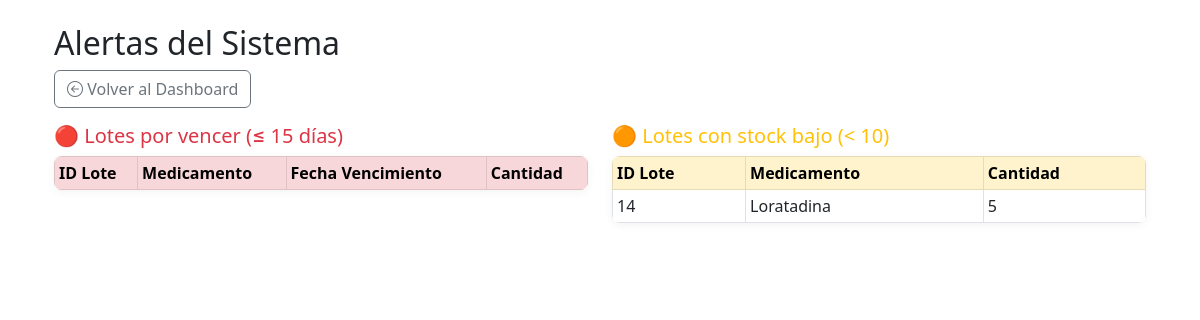
The page /frontend/views/alertas.php (signed in) on the database its author committed.
### tables this page shows
CREATE TABLE lotes (
  id_lote int NOT NULL,
  id_medicamento int NOT NULL,
  cantidad int NOT NULL,
  fecha_ingreso date NOT NULL,
  fecha_vencimiento date NOT NULL,
  precio_unitario decimal(10,2) NOT NULL
);

CREATE TABLE medicamentos (
  id_medicamento int NOT NULL,
  nombre varchar(100) NOT NULL,
  id_categoria int NOT NULL
);

### frontend/views/alertas.php (the view, shortened to what this page needs)
<?php
require '../../backend/config/conexion.php';
$stmt2 = $conn->prepare("
    SELECT l.id_lote, m.nombre AS medicamento, l.cantidad
    FROM Lotes l
    JOIN Medicamentos m ON l.id_medicamento = m.id_medicamento
    WHERE l.cantidad < 10
");
$stmt2->execute();
$stock_bajo = $stmt2->fetchAll(PDO::FETCH_ASSOC);
?>
<!DOCTYPE html>
<html lang="es">
<head>
  <link rel="stylesheet" href="../assets/css/dashboard.css">
  <link rel="stylesheet" href="https://cdn.jsdelivr.net/npm/bootstrap-icons/font/bootstrap-icons.css">
  <link rel="stylesheet" href="https://cdn.jsdelivr.net/npm/bootstrap@5.3.0/dist/css/bootstrap.min.css">
</head>
<body>
<div class="container p-4">
  <h2>Alertas del Sistema</h2>
  <a href="dashboard_admin.php" class="btn btn-outline-secondary mb-3"><i class="bi bi-arrow-left-circle"></i> Volver al Dashboard</a>
  <div class="row">
    <div class="col-md-6">
      <h5 class="text-danger">🔴 Lotes por vencer (≤ 15 días)</h5>
      <table class="table table-bordered table-sm">
        <thead class="table-danger">
          <tr>
            <th>ID Lote</th>
            <th>Medicamento</th>
            <th>Fecha Vencimiento</th>
            <th>Cantidad</th>
          </tr>
        </thead>
      </table>
    </div>
    <div class="col-md-6">
      <h5 class="text-warning">🟠 Lotes con stock bajo (&lt; 10)</h5>
      <table class="table table-bordered table-sm">
        <thead class="table-warning">
          <tr>
            <th>ID Lote</th>
            <th>Medicamento</th>
            <th>Cantidad</th>
          </tr>
        </thead>
        <tbody>
          <?php foreach ($stock_bajo as $s): ?>
          <tr>
            <td><?= $s['id_lote'] ?></td>
            <td><?= htmlspecialchars($s['medicamento']) ?></td>
            <td><?= $s['cantidad'] ?></td>
          </tr>
          <?php endforeach; ?>
        </tbody>
      </table>
    </div>
  </div>
</div>
</body>
</html>

### frontend/assets/css/dashboard.css (style rules this page uses)
body { font-family: 'Mukta', sans-serif; margin: 0; min-height: 100vh; position: relative; background-color: #f2fdf5; }
body::before { content: ""; background: url('../img/fondo_login.jpg') no-repeat center center / cover; position: fixed; top: 0; left: 0; width: 100%; height: 100%; opacity: 0.35; z-index: -1; }
.container { max-width: 1200px; margin: auto; }
h2 { color: #2e7d32; font-size: 2rem; margin-bottom: 0.5rem; }
table { width: 100%; border-collapse: collapse; background-color: #fff; border-radius: 8px; overflow: hidden; box-shadow: 0 2px 10px rgba(0, 0, 0, 0.05); }
table th, table td { padding: 1rem; border-bottom: 1px solid #e0e0e0; text-align: left; }
table th { background-color: #f0f0f0; color: #333; }
a { color: #508aeb; text-decoration: none; }

### rows shown on the page
lotes: id_lote "14", id_medicamento.nombre "Loratadina", cantidad "5"
